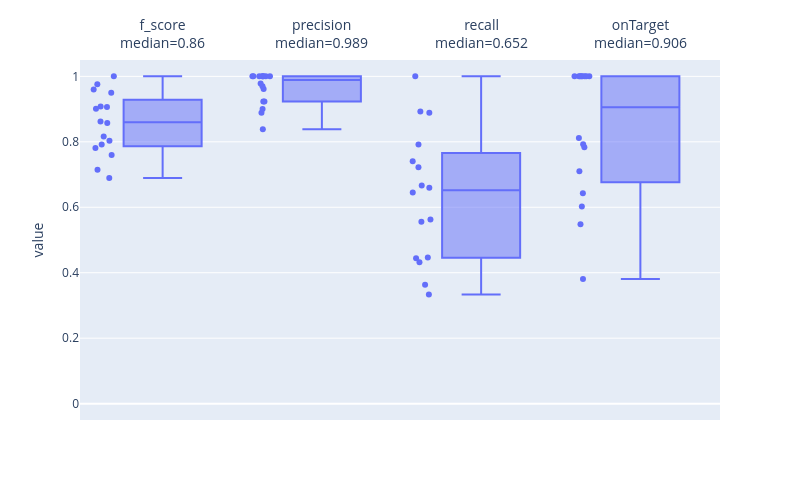

The code cell stored with this chart in its notebook:
### Markdown cell above
#### Plotting classification metrics from NS-Forest results

### Code cell
ns.pl.boxplot(results, ["f_score", "precision", "recall", "onTarget"], save = True, output_folder = output_folder, outputfilename_prefix = outputfilename_prefix)

### Figure 1 — Plotly figure (JSON) as saved in the notebook; plotly's stock layout.template omitted (floating-point values rounded to 4 significant figures)
{"data": [{"alignmentgroup": "True", "boxpoints": "all", "hovertemplate": "<b>%{hovertext}</b><br><br>variable=%{x}<br>value=%{y}<extra></extra>", "hovertext": ["e1_e299_SLC17A7_L5b_Cdh13", "g1_g48_GLI3_Astro_Gja1", "g2_g27_APBB1IP_Micro_Ctss", "g3_g18_GPNMB_OPC_Pdgfra", "g4_g9_MOG_Oligo_Opalin", "i10_i16_TSPAN12_Vip_Mybpc1", "i11_i6_EGF_Vip_Mybpc1", "i1_i90_COL5A2_Ndnf_Car4", "i2_i77_LHX6_Sst_Cbln4", "i3_i56_BAGE2_Ndnf_Cxcl14", "i4_i54_MC4R_Ndnf_Cxcl14", "i5_i47_TRPC3_Ndnf_Car4", "i6_i44_GPR149_Vip_Mybpc1", "i7_i31_CLMP_Ndnf_Cxcl14", "i8_i27_SNCG_Vip_Mybpc1", "i9_i22_TAC3_Vip_Mybpc1", "e1_e299_SLC17A7_L5b_Cdh13", "g1_g48_GLI3_Astro_Gja1", "g2_g27_APBB1IP_Micro_Ctss", "g3_g18_GPNMB_OPC_Pdgfra", "g4_g9_MOG_Oligo_Opalin", "i10_i16_TSPAN12_Vip_Mybpc1", "i11_i6_EGF_Vip_Mybpc1", "i1_i90_COL5A2_Ndnf_Car4", "i2_i77_LHX6_Sst_Cbln4", "i3_i56_BAGE2_Ndnf_Cxcl14", "i4_i54_MC4R_Ndnf_Cxcl14", "i5_i47_TRPC3_Ndnf_Car4", "i6_i44_GPR149_Vip_Mybpc1", "i7_i31_CLMP_Ndnf_Cxcl14", "i8_i27_SNCG_Vip_Mybpc1", "i9_i22_TAC3_Vip_Mybpc1", "e1_e299_SLC17A7_L5b_Cdh13", "g1_g48_GLI3_Astro_Gja1", "g2_g27_APBB1IP_Micro_Ctss", "g3_g18_GPNMB_OPC_Pdgfra", "g4_g9_MOG_Oligo_Opalin", "i10_i16_TSPAN12_Vip_Mybpc1", "i11_i6_EGF_Vip_Mybpc1", "i1_i90_COL5A2_Ndnf_Car4", "i2_i77_LHX6_Sst_Cbln4", "i3_i56_BAGE2_Ndnf_Cxcl14", "i4_i54_MC4R_Ndnf_Cxcl14", "i5_i47_TRPC3_Ndnf_Car4", "i6_i44_GPR149_Vip_Mybpc1", "i7_i31_CLMP_Ndnf_Cxcl14", "i8_i27_SNCG_Vip_Mybpc1", "i9_i22_TAC3_Vip_Mybpc1", "e1_e299_SLC17A7_L5b_Cdh13", "g1_g48_GLI3_Astro_Gja1", "g2_g27_APBB1IP_Micro_Ctss", "g3_g18_GPNMB_OPC_Pdgfra", "g4_g9_MOG_Oligo_Opalin", "i10_i16_TSPAN12_Vip_Mybpc1", "i11_i6_EGF_Vip_Mybpc1", "i1_i90_COL5A2_Ndnf_Car4", "i2_i77_LHX6_Sst_Cbln4", "i3_i56_BAGE2_Ndnf_Cxcl14", "i4_i54_MC4R_Ndnf_Cxcl14", "i5_i47_TRPC3_Ndnf_Car4", "i6_i44_GPR149_Vip_Mybpc1", "i7_i31_CLMP_Ndnf_Cxcl14", "i8_i27_SNCG_Vip_Mybpc1", "i9_i22_TAC3_Vip_Mybpc1"], "legendgroup": "", "marker": {"color": "#636efa"}, "name": "", "notched": false, "offsetgroup": "", "orientation": "v", "showlegend": false, "type": "box", "x": ["f_score", "f_score", "f_score", "f_score", "f_score", "f_score", "f_score", "f_score", "f_score", "f_score", "f_score", "f_score", "f_score", "f_score", "f_score", "f_score", "precision", "precision", "precision", "precision", "precision", "precision", "precision", "precision", "precision", "precision", "precision", "precision", "precision", "precision", "precision", "precision", "recall", "recall", "recall", "recall", "recall", "recall", "recall", "recall", "recall", "recall", "recall", "recall", "recall", "recall", "recall", "recall", "onTarget", "onTarget", "onTarget", "onTarget", "onTarget", "onTarget", "onTarget", "onTarget", "onTarget", "onTarget", "onTarget", "onTarget", "onTarget", "onTarget", "onTarget", "onTarget"], "x0": " ", "xaxis": "x", "y": [0.9597, 0.95, 0.9756, 0.8621, 1.0, 0.8036, 0.7143, 0.9078, 0.8166, 0.7812, 0.8571, 0.9064, 0.7917, 0.9009, 0.7595, 0.6897, 0.978, 1.0, 1.0, 1.0, 1.0, 0.9, 1.0, 0.9701, 0.8382, 0.9615, 0.9231, 1.0, 1.0, 1.0, 0.9231, 0.8889, 0.893, 0.7917, 0.8889, 0.5556, 1.0, 0.5625, 0.3333, 0.7222, 0.7403, 0.4464, 0.6667, 0.6596, 0.4318, 0.6452, 0.4444, 0.3636, 0.7926, 1.0, 1.0, 1.0, 1.0, 0.7838, 1.0, 0.6426, 1.0, 0.6024, 0.7102, 0.3805, 0.8115, 0.5478, 1.0, 1.0], "y0": " ", "yaxis": "y"}], "layout": {"annotations": [{"align": "center", "font": {"size": 14}, "showarrow": false, "text": "f_score<br>median=0.86", "x": "f_score", "xanchor": "center", "xref": "x", "y": 1.13, "yref": "paper"}, {"align": "center", "font": {"size": 14}, "showarrow": false, "text": "precision<br>median=0.989", "x": "precision", "xanchor": "center", "xref": "x", "y": 1.13, "yref": "paper"}, {"align": "center", "font": {"size": 14}, "showarrow": false, "text": "recall<br>median=0.652", "x": "recall", "xanchor": "center", "xref": "x", "y": 1.13, "yref": "paper"}, {"align": "center", "font": {"size": 14}, "showarrow": false, "text": "onTarget<br>median=0.906", "x": "onTarget", "xanchor": "center", "xref": "x", "y": 1.13, "yref": "paper"}], "boxmode": "group", "height": 500, "legend": {"tracegroupgap": 0}, "margin": {"t": 60}, "width": 800, "xaxis": {"anchor": "y", "domain": [0, 1], "showticklabels": false, "title": {"text": ""}}, "yaxis": {"anchor": "x", "domain": [0, 1], "range": [-0.05, 1.05], "title": {"text": "value"}}}}
